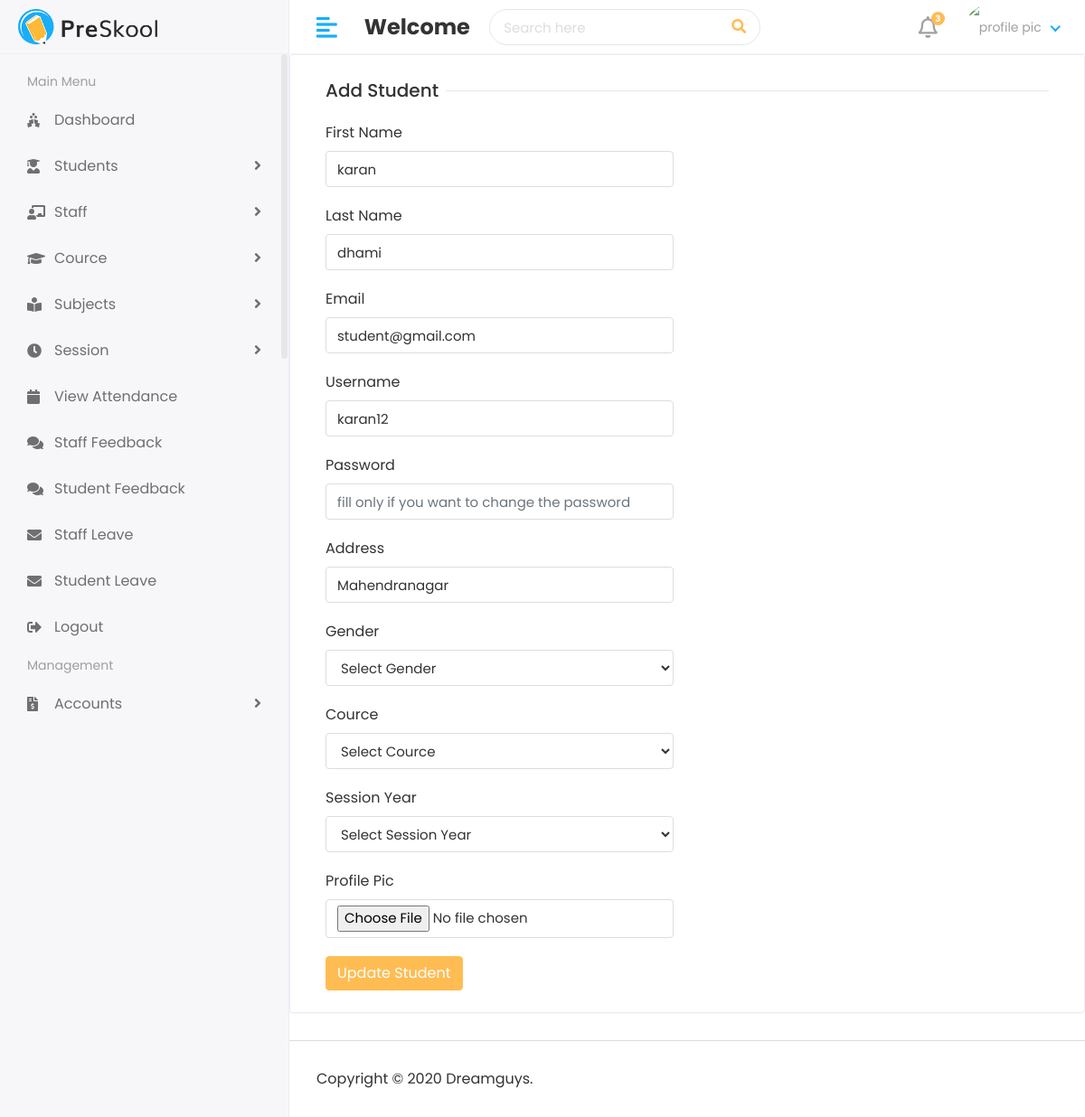
/hod/edit-student/3/, run on an earlier commit of the app's database.
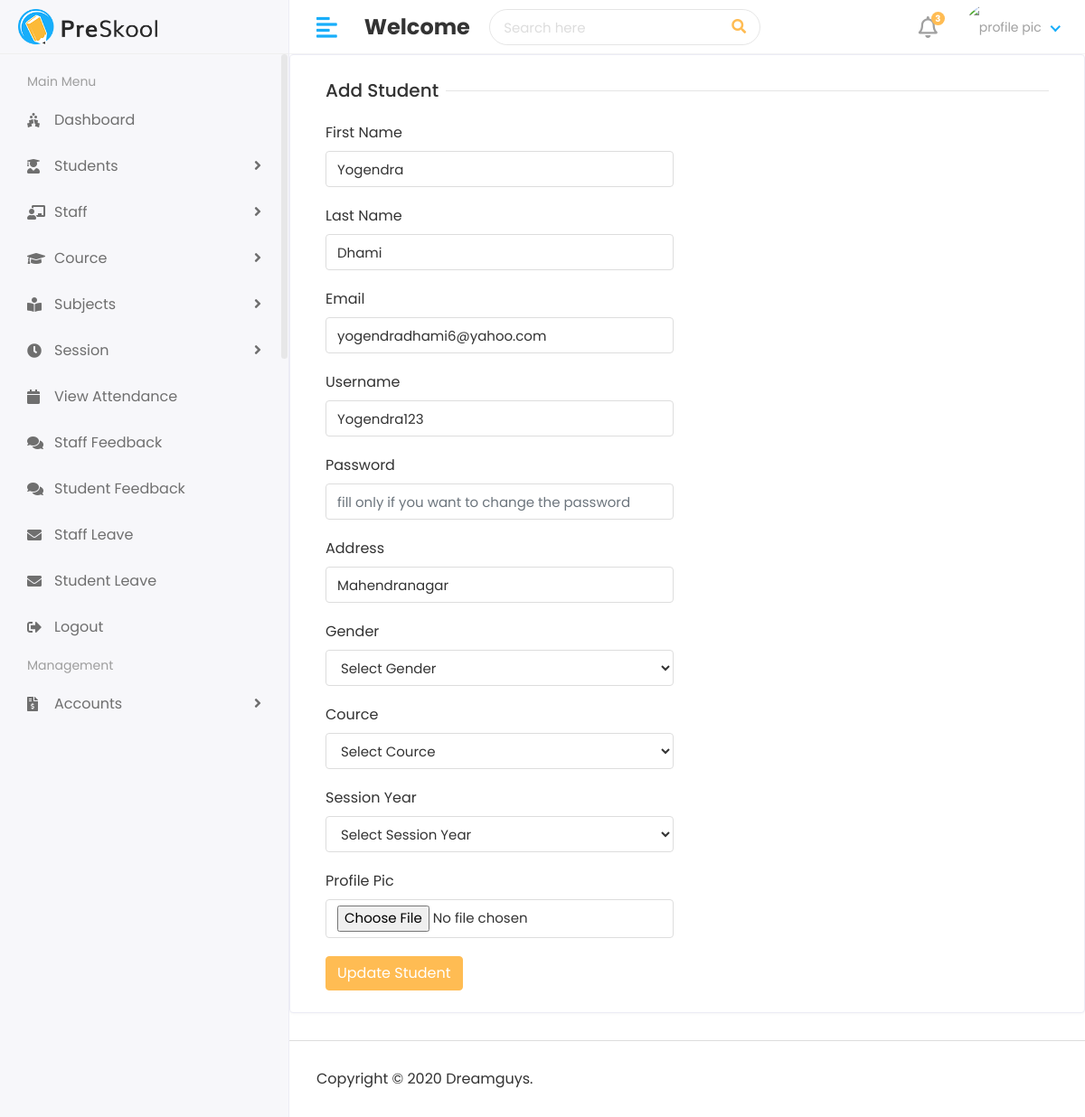
And on a later commit of the database.
### app_attendance_system/models.py (models this page shows, shortened)
class Student(models.Model):
    admin = models.OneToOneField(CustomUser, on_delete=models.CASCADE)
    address = models.CharField(max_length=20)
    gender=models.CharField( max_length=50)
    cource_id = models.ForeignKey(Cource, on_delete=models.DO_NOTHING)
    session_year_id= models.ForeignKey(Session_Year, on_delete=models.DO_NOTHING)
    created_at=models.DateTimeField(auto_now=True)
    updated_at= models.DateTimeField(auto_now=True)

class CustomUser(AbstractUser):
    USER = {
        (1, 'HOD'),
        (2, 'STAFF'),
        (3, 'STUDENT'),
    }
    user_type= models.CharField(choices=USER, max_length=1, default=1)
    profile_pic = models.ImageField(upload_to='static/assets/img/profile_pic/')

### app_attendance_system/views.py (the view)
# urls.py: path('hod/edit-student/<str:id>/', views.HodEditStudent, name='edit-student'),
def HodEditStudent(request,id):
    student= Student.objects.filter(id=id)
    cource= Cource.objects.all()
    session_year=Session_Year.objects.all()
    context= {
        'student':student,
        'cource':cource,
        'session_year':session_year
    }
    return render(request, 'hod/edit_student.html',context)

### templates/hod/edit_student.html (shortened to what this page needs)
{% extends "layouts/master.html" %}
{% load static %}
{%block content %}
<div class="row">
    <div class="col-sm-12">
      <div class="card">
        <div class="card-body">
          <form action="{% url 'update-student' %}" method= "post" enctype='multipart/form-data'>
              <div class="col-12">
                <h5 class="form-title"><span>Add Student</span></h5>
              </div>
              <div class="col-12 col-sm-6">
                <div class="form-group">
                  <label>First Name</label>
                  <input type="text" class="form-control" name="first_name" value="{% for i in student %}{{i.admin.first_name}}{% endfor %}"/>
                </div>
              </div>
              <div class="col-12 col-sm-6">
                <div class="form-group">
                  <label>Last Name</label>
                  <input type="text" class="form-control" name="last_name" value="{% for i in student %}{{i.admin.last_name}}{% endfor %}" />
                </div>
              </div>
              <div class="col-12 col-sm-6">
                <div class="form-group">
                  <label>Email</label>
                  <input type="email" class="form-control"  name="email"  value="{% for i in student %}{{i.admin.email}}{% endfor %}" />
                </div>
              </div>
              <div class="col-12 col-sm-6">
                <div class="form-group">
                  <label>Username</label>
                  <input type="text" class="form-control"  name="username" value="{% for i in student %}{{i.admin.username}}{% endfor %}" required   />
                </div>
              </div>
              <div class="col-12 col-sm-6">
                <div class="form-group">
                  <label>Password</label>
                  <input type="password" class="form-control" name= "password" placeholder="fill only if you want to change the password " />
                </div>
              </div>
              <div class="col-12 col-sm-6">
                <div class="form-group">
                  <label>Address</label>
                  <input type="text" class="form-control" name= "address" value="{% for i in student %}{{i.address}}{% endfor %}" />
                </div>
              </div>
              <div class="col-12 col-sm-6">
                <div class="form-group">
                   <label>Gender</label>
                   <select class="form-control" name="gender"  value=""  >
                      <option>Select Gender</option>
                   </select>
                </div>
             </div>
              <div class="col-12 col-sm-6">
                <div class="form-group" >
                   <label>Cource</label>
                   <select class="form-control" name="cource_id">
                      <option>Select Cource</option>
                   </select>
                </div>
             </div>
              <div class="col-12 col-sm-6">
                <div class="form-group" >
                   <label>Session Year</label>
                   <select class="form-control" name= "session_year_id" >
                      <option>Select Session Year</option>
                   </select>
                </div>
             </div>
              <div class="col-12 col-sm-6">
                <div class="form-group">
                  <label>Profile Pic</label>
                  <input type="file" class="form-control" name="profile_pic"   />
                </div>
              </div>
              <div class="col-12">
                <button type="submit" class="btn btn-primary">Update Student</button>
              </div>
          </form>
        </div>
      </div>
    </div>
  </div>
{% endblock %}

What changed in the data, as far as the page shows it:
changed Student "Mahendranagar": first_name "karan" → "Yogendra"; last_name "dhami" → "Dhami"; email "student@gmail.com" → "yogendradhami6@yahoo.com"; username "karan12" → "Yogendra123"
